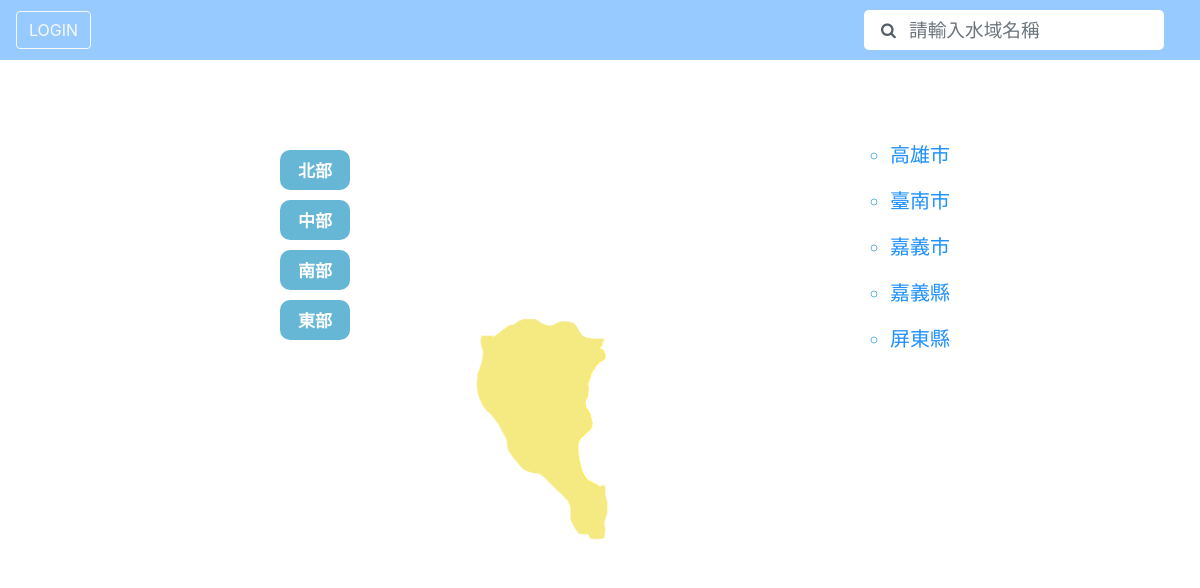
Page /waterweb1.0/City.php?news=南部 on the committed database.
### waterweb1.0/pdo.php (called while the page is built, shortened)
<?php
	class mypdo extends PDO{
		function bindQuery($sql, array $bind = []){
			$this->_stmt = $this->prepare($sql);
			$this->_stmt->execute();
			return $this->_stmt->fetchAll(PDO::FETCH_ASSOC);
		}
	}
?>

### waterweb1.0/City.php (the view, shortened to what this page needs)
<?php
     require("pdo.php");
     $pdo = new mypdo();
     $table = "";
     $table.= "<table>";
     $news=$_GET["news"];
     $sql="SELECT `縣市名稱` FROM `地理區域` WHERE `地區`='".$news."'";
     $rows = $pdo->bindQuery($sql);
     foreach($rows as $row){
        $table .= "<ul>";
            foreach($row as $key => $value){
                if($key=="縣市名稱")
                {
                    $table .= "<li>"."<a href='water.php?area=".$value."' >".$value."</a> "."</li>";
                }
            }
            $table .= "</ul>";
     }
     $table.="</table>";
     $taiwan="<img src='./taiwan/Taiwan_".$news.".png' id='North'></img>";
?>
<!DOCTYPE html>
<html>
     <head>
          <link rel="stylesheet" href="https://cdn.jsdelivr.net/npm/bootstrap@4.3.1/dist/css/bootstrap.min.css">
          <link rel="stylesheet" href="Home.css">
          <link href="//maxcdn.bootstrapcdn.com/font-awesome/4.1.0/css/font-awesome.min.css" rel="stylesheet">
          <link rel="stylesheet" href="search.css">
     </head>
     <body onload="init();">
          <nav class="navbar navbar-light" style="background-color: #97CBFF;height: 60px">
               <a href="login.html"><button type="button" class="btn btn-outline-light">LOGIN</button></a>
               <form class="form-inline" style="position: absolute;right: 3%;">
                    <span class="icon"><i class="fa fa-search"></i></span>
                    <input class="form-control mr-sm-2"  type="search" placeholder="請輸入水域名稱" aria-label="Search" name="search-text" id="search-text"/>
               </form>
               <div class="search">
               </div>
          </nav>
          <a href="City.php?news=北部">
          <button id="North" type="button"
          style="position:fixed;top:150px;left: 280px;font-size:17px;font-weight:bold;font-family:DFKai-sb;color:white;
          width:70px;height: 40px;background-color:rgb(102, 182, 213);border: 8px solid rgb(102, 182, 213);border-radius: 10px;">北部</button>
          </a>
          <br><br><br>
          <a href="City.php?news=中部">
          <button id="Center" type="button"
          style="position:fixed;top:200px;left: 280px;font-size:17px;font-weight:bold;font-family:DFKai-sb;color:white;
          width:70px;height: 40px;background-color:rgb(102, 182, 213);border: 8px solid rgb(102, 182, 213);border-radius: 10px;">中部</button>
          </a>
          <br><br><br>
          <a href="City.php?news=南部">
          <button id="South" type="button"
          style="position:fixed;top:250px;left: 280px;font-size:17px;font-weight:bold;font-family:DFKai-sb;color:white;
          width:70px;height: 40px;background-color:rgb(102, 182, 213);border: 8px solid rgb(102, 182, 213);border-radius: 10px;">南部</button>
          </a>
          <br><br><br>
          <a href="City.php?news=東部">
          <button id="East" type="button"
          style="position:fixed;top:300px;left: 280px;font-size:17px;font-weight:bold;font-family:DFKai-sb;color:white;
          width:70px;height: 40px;background-color:rgb(102, 182, 213);border: 8px solid rgb(102, 182, 213);border-radius: 10px;">東部</button>
          </a>
          <div id="Taiwan">
            <?php echo $taiwan ?>
          </div>
          <div id="city">
               <?php echo $table ?>
          </div>
     </body>
</html>

### waterweb1.0/Home.css (style rules this page uses)
#city { position:fixed; top:140px;right:250px; font-size:20px;font-family:DFKai-sb; color:rgb(102, 182, 213); }
img { position:fixed; top:90px;left:50%; margin-left:-220px; width:350px; }
ul { list-style-type:circle; }
a { color:#1E90FF;text-decoration:none; }

### waterweb1.0/search.css (style rules this page uses)
.form-inline input#search-text { position: absolute; width: 100%; height: 40px; border: none; font-size: 14pt; float: left; padding-left: 45px; -webkit-border-radius: 5px; -moz-border-radius: 5px; border-radius: 5px; }
.form-inline .icon { position: absolute; margin-left: 17px; z-index: 1; color: #4f5b66fb; }
.form-inline { width: 300px; white-space: nowrap; position: relative; }
.search { z-index:1000000000; width: 300px; height: 100%; position: absolute; top: 50px; right: 3%; border: none; border-radius: 5px; }

### rows in the picture
地理區域: 縣市名稱 "高雄市"
地理區域: 縣市名稱 "臺南市"
地理區域: 縣市名稱 "嘉義市"
地理區域: 縣市名稱 "嘉義縣"
地理區域: 縣市名稱 "屏東縣"
